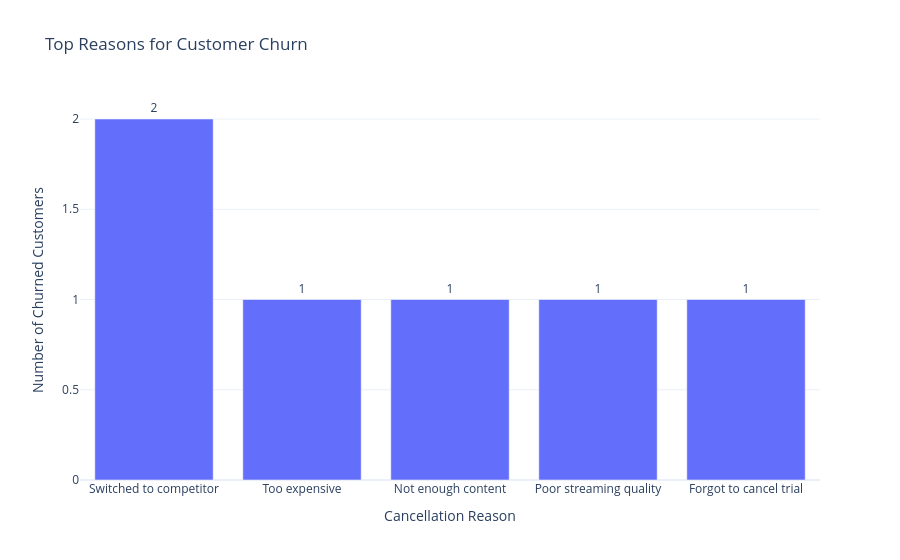

Notebook source saved alongside this figure:
### Code cell
# Analyze the main reasons customers cancelled their subscriptions

cancelled_customers = subscription_df[
    subscription_df["churned"] == 1
].copy()

cancellation_reasons = (
    cancelled_customers["cancellation_reason"]
    .value_counts()
    .reset_index()
)

cancellation_reasons.columns = ["Cancellation Reason", "Customers"]

fig = px.bar(
    cancellation_reasons,
    x="Cancellation Reason",
    y="Customers",
    text="Customers",
    title="Top Reasons for Customer Churn"
)

fig.update_traces(
    textposition="outside"
)

fig.update_layout(
    xaxis_title="Cancellation Reason",
    yaxis_title="Number of Churned Customers",
    template="plotly_white"
)

fig.show()

### Figure 1 — Plotly figure (JSON) as saved in the notebook; plotly's stock layout.template omitted (floating-point values rounded to 4 significant figures)
{"data": [{"hovertemplate": "Cancellation Reason=%{x}<br>Customers=%{text}<extra></extra>", "legendgroup": "", "marker": {"color": "#636efa", "pattern": {"shape": ""}}, "name": "", "orientation": "v", "showlegend": false, "text": [2.0, 1.0, 1.0, 1.0, 1.0], "textposition": "outside", "type": "bar", "x": ["Switched to competitor", "Too expensive", "Not enough content", "Poor streaming quality", "Forgot to cancel trial"], "xaxis": "x", "y": [2, 1, 1, 1, 1], "yaxis": "y"}], "layout": {"barmode": "relative", "legend": {"tracegroupgap": 0}, "title": {"text": "Top Reasons for Customer Churn"}, "xaxis": {"anchor": "y", "domain": [0, 1], "title": {"text": "Cancellation Reason"}}, "yaxis": {"anchor": "x", "domain": [0, 1], "title": {"text": "Number of Churned Customers"}}}}
